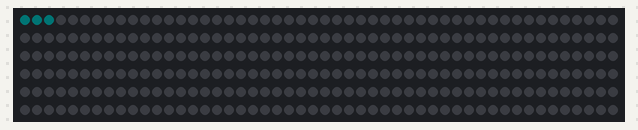
This sketch was run on a simulated Arduino Uno, built with avr-gcc and run on an emulated ATmega328P. On the bench: 300 RGB LEDs in strip order, left to right, continuing on the next row. Dim RGB values are drawn brighter than linear; random numbers use the default seed unless the sketch sets one.

Above: at 0.12 s.
At 7.83 s:
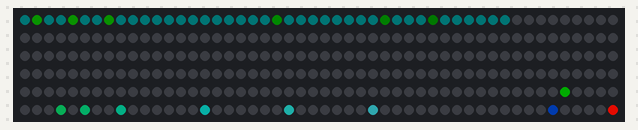
At 13.86 s:
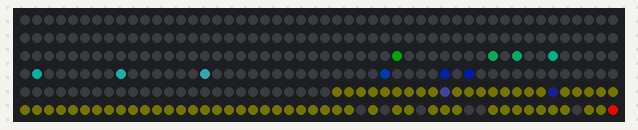
At 20.0 s:
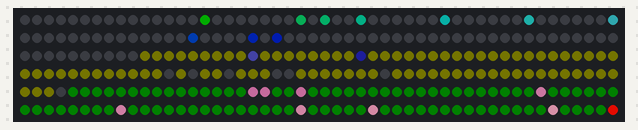
At 29.93 s:
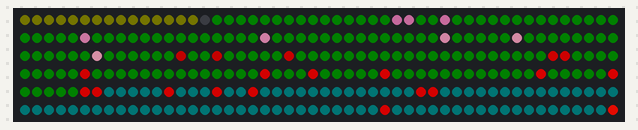
At 39.86 s:
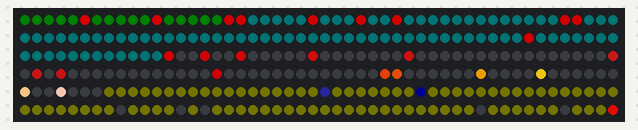

The sketch:

matrix_pal_demo.ino
```cpp
#include "FastLED.h"                                          // FastLED library.

// Fixed definitions cannot change on the fly.
#define LED_DT 7                                             // Serial data pin
//#define LED_CK 11                                             // Clock pin for WS2801 or APA102
#define COLOR_ORDER GRB                                       // It's GRB for WS2812B
#define LED_TYPE WS2812B                                       // What kind of strip are you using (APA102, WS2801 or WS2812B)?
#define NUM_LEDS 300                                           // Number of LED's

// Initialize changeable global variables.
uint8_t max_bright = 255;                                     // Overall brightness definition. It can be changed on the fly.

struct CRGB leds[NUM_LEDS];                                   // Initialize our LED array.

// Palette definitions
CRGBPalette16 currentPalette;
CRGBPalette16 targetPalette;
TBlendType    currentBlending;


// Initialize global variables for sequences
int      thisdelay =  50;                                          // A delay value for the sequence(s)
uint8_t    thishue =  95;
uint8_t    thissat = 255;
int        thisdir =   0;
uint8_t thisbright = 255;
bool        huerot =   0;                                          // Does the hue rotate? 1 = yes
uint8_t      bgclr =   0;
uint8_t      bgbri =   0;


void setup() {
  Serial.begin(57600);

  LEDS.addLeds<LED_TYPE, LED_DT, COLOR_ORDER>(leds, NUM_LEDS);      // For WS2812B
//  LEDS.addLeds<LED_TYPE, LED_DT, LED_CK, COLOR_ORDER>(leds, NUM_LEDS);   // For APA102 or WS2801

  FastLED.setBrightness(max_bright);
  set_max_power_in_volts_and_milliamps(5, 7000);               // FastLED power management set at 5V, 500mA

  currentPalette  = CRGBPalette16(CRGB::Black);
  targetPalette   = RainbowColors_p;                            // Used for smooth transitioning.
  currentBlending = LINEARBLEND;
} // setup()


void loop () {
  ChangeMe();

  EVERY_N_MILLISECONDS(100) {
    uint8_t maxChanges = 24;
    nblendPaletteTowardPalette(currentPalette, targetPalette, maxChanges);   // AWESOME palette blending capability.
  }

  EVERY_N_MILLISECONDS(thisdelay) {
    matrix();
  }
  show_at_max_brightness_for_power();
} // loop()


void matrix() {                                               // One line matrix

  if (huerot) thishue++;

  if (random16(90) > 80) {
    if (thisdir == 0) leds[0] = ColorFromPalette(currentPalette, thishue, thisbright, currentBlending); else leds[NUM_LEDS-1] = ColorFromPalette( currentPalette, thishue, thisbright, currentBlending);
  }
  else {
    if (thisdir ==0) leds[0] = CHSV(bgclr, thissat, bgbri); else leds[NUM_LEDS-1] = CHSV(bgclr, thissat, bgbri);
  }

  if (thisdir == 0) {
    for (int i = NUM_LEDS-1; i >0 ; i-- ) leds[i] = leds[i-1];
  } else {
    for (int i = 0; i < NUM_LEDS ; i++ ) leds[i] = leds[i+1];
  }
} // matrix()


// Preset palettes: RainbowColors_p, RainbowStripeColors_p, OceanColors_p, CloudColors_p, LavaColors_p, ForestColors_p, and PartyColors_p.

void ChangeMe() {                                             // A time (rather than loop) based demo sequencer. This gives us full control over the length of each sequence.
  uint8_t secondHand = (millis() / 1000) % 25;                // Change '25' to a different value to change length of the loop.
  static uint8_t lastSecond = 99;                             // Static variable, means it's only defined once. This is our 'debounce' variable.
  if (lastSecond != secondHand) {                             // Debounce to make sure we're not repeating an assignment.
    lastSecond = secondHand;
    switch(secondHand) {
      case  0: thisdelay=50; thishue=95; bgclr=140; bgbri=16; huerot=0; break;
      case  5: targetPalette = OceanColors_p; thisdir=1; bgbri=0; huerot=1; break;
      case 10: targetPalette = LavaColors_p; thisdelay=30; thishue=0; bgclr=50; bgbri=15; huerot=0; break;
      case 15: thisdelay=80; bgbri = 32; bgclr=96; thishue=random8(); break;
      case 20: thishue=random8(); huerot=1; break;
      case 25: break;
    }
  }
} // ChangeMe()
```
